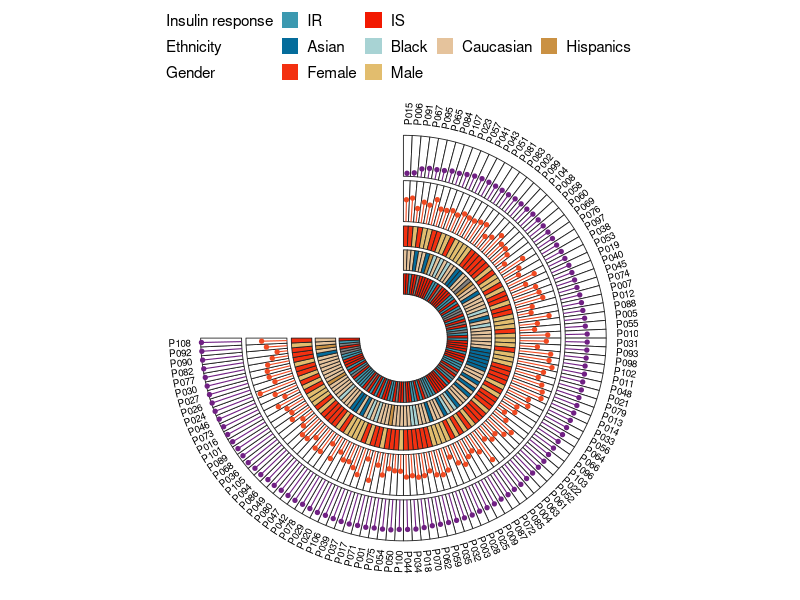
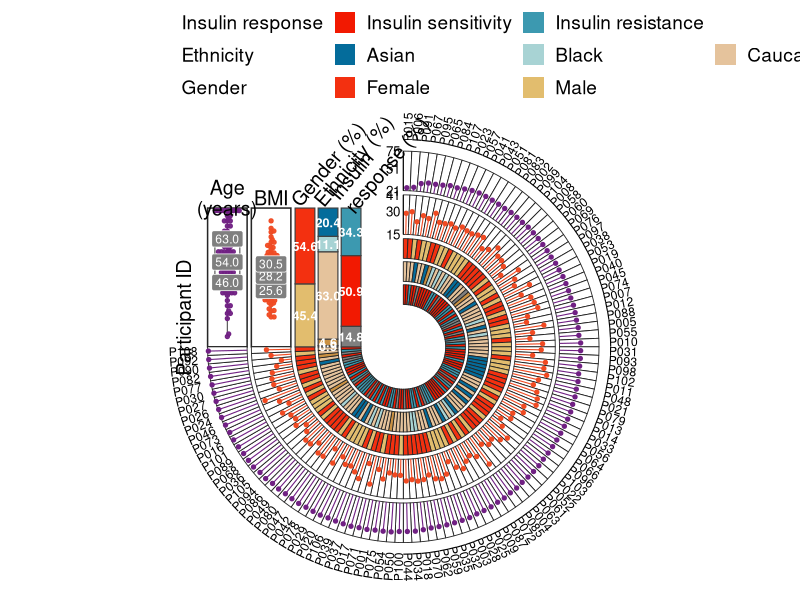
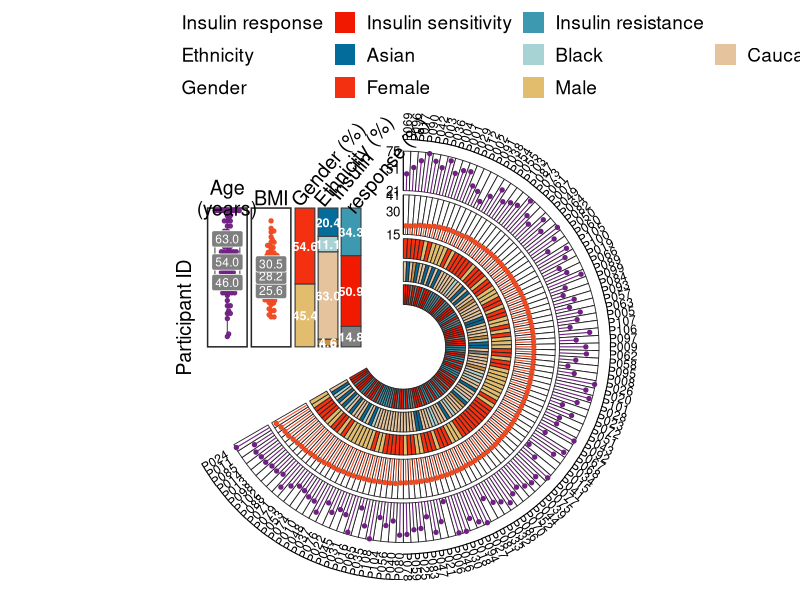

Generate these figures, in order, with R:
## ---- chunk 1
# Installing necessary packages
if (!requireNamespace("tidyverse", quietly = TRUE)) {
  install.packages("tidyverse")
}
if (!requireNamespace("ggbeeswarm", quietly = TRUE)) {
  install.packages("ggbeeswarm")
}

# Load packages
library(tidyverse)
library(ggbeeswarm)
## ---- chunk 2
set.seed(2026)
n <- 108
dat <- tibble(
  id = sprintf("P%03d", 1:n),
  age = round(pmin(pmax(rnorm(n, 56, 12), 21), 74)),
  bmi = round(pmin(pmax(rnorm(n, 28, 4), 15), 41), 1),
  iris = sample(c("IS", "IR", "Unknown"), n, TRUE, prob = c(.52, .33, .15)),
  ethnicity = sample(c("Asian", "Black", "Caucasian", "Hispanics", "Unknown"), n, TRUE,
                     prob = c(.20, .07, .66, .04, .03)),
  gender = sample(c("Female", "Male"), n, TRUE, prob = c(.52, .48))
)

head(dat)
## ---- chunk 3
numeric_tracks <- tribble(
  ~name,  ~column, ~title,          ~inner, ~outer, ~min, ~max, ~color,
  "Age",  "age",   "Age\n(years)",  3.32,   4.16,    21,   75,   "#702083",
  "BMI",  "bmi",   "BMI",           2.39,   3.23,    15,   41,   "#F04A22")

category_tracks <- tribble(
  ~name,               ~column,      ~title,                   ~inner, ~outer,
  "Insulin response",  "iris",       "Insulin\nresponse (%)",  0.90,   1.32,
  "Ethnicity",         "ethnicity",  "Ethnicity (%)",          1.39,   1.81,
  "Gender",            "gender",     "Gender (%)",             1.88,   2.30)

category_colors <- c(
  Female = "#F33010", Male = "#E2BD6E",
  Asian = "#046C9B", Black = "#A8D3D4", Caucasian = "#E5C39C", Hispanics = "#CA9143",
  Unknown = "#BDBDBD", IS = "#F21901", IR = "#3C99B0")

# Stacking order inside each proportion bar (bottom-to-top) and legend order
bar_order <- list(
  iris = c("Unknown", "IS", "IR"),
  ethnicity = c("Unknown", "Hispanics", "Caucasian", "Black", "Asian"),
  gender = c("Male", "Female"))
legend_order <- list(
  iris = c("IS", "IR"),
  ethnicity = c("Asian", "Black", "Caucasian", "Hispanics"),
  gender = c("Female", "Male"))

# Display names for short category codes, and the tick values of the axes
legend_labels <- c(IS = "Insulin sensitivity", IR = "Insulin resistance")
tick_values <- list(Age = c(21, 51, 75), BMI = c(15, 30, 41))
## ---- chunk 4
circular_annotation_plot <- function(data, id_col, sort_col,
                                     numeric_tracks, category_tracks,
                                     category_order = list(), legend_order = list(),
                                     category_colors = c(), legend_labels = c(),
                                     tick_values = list(), panel_height = 2.95,
                                     gap_degrees = 90, font_scale = 1,
                                     show_summary = TRUE, show_unknown = FALSE) {
  for (column in category_tracks$column) {
    data[[column]] <- coalesce(na_if(as.character(data[[column]]), ""), "Unknown")
  }
  data <- data |>
    arrange(.data[[sort_col]]) |>
    mutate(.i = row_number(),
           .step = (360 - gap_degrees) * pi / 180 / n(),
           .start = pi / 2 - (.i - 1) * .step,
           .end = pi / 2 - .i * .step,
           .angle = (.start + .end) / 2)

  sector_polygons <- function(inner, outer) {
    map_dfr(seq_len(nrow(data)), function(i) {
      a <- seq(data$.start[i], data$.end[i], length.out = 10)
      tibble(.i = i,
             x = c(outer * cos(a), inner * cos(rev(a))),
             y = c(outer * sin(a), inner * sin(rev(a))))
    })
  }
  numeric_rings <- map_dfr(seq_len(nrow(numeric_tracks)), function(i) {
    tb <- numeric_tracks[i, ]
    sector_polygons(tb$inner, tb$outer) |> mutate(.track = tb$name)
  })
  category_rings <- map_dfr(seq_len(nrow(category_tracks)), function(i) {
    tb <- category_tracks[i, ]
    sector_polygons(tb$inner, tb$outer) |>
      mutate(.track = tb$name, value = data[[tb$column]][.i])
  })

  all_values <- unique(category_rings$value)
  missing_values <- setdiff(all_values, names(category_colors))
  if (length(missing_values) > 0) {
    category_colors <- c(category_colors,
      rlang::set_names(scales::hue_pal()(length(missing_values)), missing_values))
  }
  key_colors <- category_rings |>
    distinct(.track, value) |>
    mutate(key = paste(.track, value, sep = "::"), color = unname(category_colors[value]))
  key_pal <- rlang::set_names(key_colors$color, key_colors$key)

  lollipops <- map_dfr(seq_len(nrow(numeric_tracks)), function(i) {
    tb <- numeric_tracks[i, ]
    r <- scales::rescale(data[[tb$column]], to = c(tb$inner, tb$outer), from = c(tb$min, tb$max))
    tibble(.track = tb$name,
           x0 = tb$inner * cos(data$.angle), y0 = tb$inner * sin(data$.angle),
           x1 = r * cos(data$.angle), y1 = r * sin(data$.angle))
  })

  # gap summary: numeric points/quartiles
  numeric_points <- map_dfr(seq_len(nrow(numeric_tracks)), function(i) {
    tb <- numeric_tracks[i, ]
    tibble(.track = tb$name, x = -(tb$inner + tb$outer) / 2,
           y = scales::rescale(data[[tb$column]], to = c(0, panel_height), from = c(tb$min, tb$max)))
  })
  quartiles <- map_dfr(seq_len(nrow(numeric_tracks)), function(i) {
    tb <- numeric_tracks[i, ]
    q <- quantile(data[[tb$column]], c(.25, .5, .75))
    tibble(x = rep(-(tb$inner + tb$outer) / 2, 3),
           y = scales::rescale(q, to = c(0, panel_height), from = c(tb$min, tb$max)),
           label = sprintf("%.1f", q))
  })
  panel_boxes <- numeric_tracks |>
    transmute(xmin = -outer, xmax = -inner, ymin = 0, ymax = panel_height, .track = name)

  bars <- map_dfr(seq_len(nrow(category_tracks)), function(i) {
    tb <- category_tracks[i, ]
    observed <- unique(data[[tb$column]])
    preferred <- category_order[[tb$column]]
    if (is.null(preferred)) preferred <- character()
    lv <- c(preferred[preferred %in% observed], sort(setdiff(observed, preferred)))
    tibble(value = factor(data[[tb$column]], levels = lv)) |>
      count(value, .drop = FALSE) |>
      mutate(fraction = n / sum(n),
             ymin = lag(cumsum(fraction * panel_height), default = 0),
             ymax = cumsum(fraction * panel_height),
             xmin = -tb$outer, xmax = -tb$inner,
             x = -(tb$inner + tb$outer) / 2, y = (ymin + ymax) / 2,
             .track = tb$name, key = paste(.track, value, sep = "::"))
  })

  outer_radius <- max(numeric_tracks$outer, category_tracks$outer) + 0.21
  sample_labels <- data |>
    mutate(x = outer_radius * cos(.angle), y = outer_radius * sin(.angle),
           text_angle = .angle * 180 / pi,
           flip = text_angle < -90,
           text_angle = if_else(flip, text_angle + 180, text_angle),
           hjust = if_else(flip, 1, 0))

  panel_titles <- bind_rows(
    numeric_tracks |> transmute(x = -(inner + outer) / 2, y = panel_height + .22,
                                label = title, angle = 0, hjust = .5),
    if (show_summary) category_tracks |> transmute(x = -outer, y = panel_height + .10,
                                label = title, angle = 50, hjust = 0))

  axis_labels <- map_dfr(seq_len(nrow(numeric_tracks)), function(i) {
    tb <- numeric_tracks[i, ]
    v <- tick_values[[tb$name]]
    if (is.null(v)) v <- round(seq(tb$min, tb$max, length.out = 3))
    tibble(label = v, y = scales::rescale(v, to = c(tb$inner, tb$outer), from = c(tb$min, tb$max)))
  })
  axis_lines <- numeric_tracks |> transmute(x = 0, xend = 0, y = inner, yend = outer)

  # legend table: one row per category track (header + items + spacers)
  legend_items <- map_dfr(seq_len(nrow(category_tracks)), function(i) {
    tb <- category_tracks[i, ]
    observed <- unique(data[[tb$column]])
    preferred <- legend_order[[tb$column]]
    if (is.null(preferred)) preferred <- character()
    ord <- c(preferred[preferred %in% observed], sort(setdiff(observed, preferred)))
    tibble(.track = tb$name, .track_no = i, value = ord,
           key = paste(.track, ord, sep = "::"))
  })
  if (!show_unknown) legend_items <- filter(legend_items, value != "Unknown")
  legend_items <- legend_items |> mutate(label = value)
  if (length(legend_labels) > 0) {
    hit <- legend_items$value %in% names(legend_labels)
    legend_items$label[hit] <- unname(legend_labels[legend_items$value[hit]])
  }
  legend_cols <- max(count(legend_items, .track_no)$n) + 1
  legend_table <- map_dfr(seq_len(nrow(category_tracks)), function(i) {
    tb <- category_tracks[i, ]
    items <- filter(legend_items, .track_no == i) |>
      transmute(.track_no, .track, value, key, label)
    hdr <- tibble(.track_no = i, .track = tb$name, value = NA_character_,
                  key = paste0(".h", i), label = tb$name)
    pad <- tibble(.track_no = rep(i, legend_cols - nrow(items) - 1),
                  .track = tb$name, value = NA_character_,
                  key = paste0(".s", i, "_", seq_len(legend_cols - nrow(items) - 1)), label = "")
    bind_rows(hdr, items, pad)
  })
  transparent <- legend_table$key[is.na(legend_table$value)]
  legend_pal <- c(key_pal, rlang::set_names(rep("#00000000", length(transparent)), transparent))

  p <- ggplot() +
    if (show_summary) geom_rect(data = panel_boxes, aes(xmin = xmin, xmax = xmax, ymin = ymin, ymax = ymax),
        fill = "white", colour = "grey15", linewidth = .52) else NULL
  p <- p +
    geom_polygon(data = numeric_rings, aes(x, y, group = interaction(.track, .i)),
                 fill = "white", colour = "grey15", linewidth = .30) +
    geom_polygon(data = category_rings, aes(x, y, group = interaction(.track, .i), fill = paste(.track, value, sep = "::")),
                 colour = "grey15", linewidth = .30) +
    scale_fill_manual(values = legend_pal,
                      limits = legend_table$key, breaks = legend_table$key,
                      labels = legend_table$label, name = NULL, drop = FALSE,
                      guide = guide_legend(nrow = nrow(category_tracks), byrow = TRUE,
                                           override.aes = list(colour = NA))) +
    geom_segment(data = lollipops, aes(x0, y0, xend = x1, yend = y1),
                 colour = lollipops$.track |> map_chr(~ numeric_tracks$color[numeric_tracks$name == .x]), linewidth = .38) +
    geom_point(data = lollipops, aes(x1, y1),
               colour = lollipops$.track |> map_chr(~ numeric_tracks$color[numeric_tracks$name == .x]), size = 1.15) +
    geom_text(data = sample_labels, aes(x, y, label = .data[[id_col]], angle = text_angle, hjust = hjust),
              size = 2.5 * font_scale) +
    if (show_summary) geom_boxplot(data = numeric_points, aes(x, y, group = .track),
        width = .53, outlier.shape = NA, fill = "white", colour = "grey35", linewidth = .40) else NULL
  p <- p +
    { if (show_summary) geom_beeswarm(data = numeric_points, aes(x, y, colour = .track, group = .track),
                  cex = 0.7, size = 1.15, alpha = .95, show.legend = FALSE) } +
    scale_colour_manual(values = rlang::set_names(numeric_tracks$color, numeric_tracks$name), guide = "none") +
    { if (show_summary) geom_label(data = quartiles, aes(x, y, label = label), fill = "grey50", colour = "white",
               linewidth = 0, size = 2.45 * font_scale) } +
    { if (show_summary) geom_rect(data = bars, aes(xmin = xmin, xmax = xmax, ymin = ymin, ymax = ymax, fill = key), colour = "grey25", linewidth = .40) } +
    { if (show_summary) geom_text(data = bars, aes(x, y, label = sprintf("%.1f", 100 * fraction)),
              colour = "white", fontface = "bold", size = 2.55 * font_scale) } +
    { if (show_summary) geom_segment(data = axis_lines, aes(x, y, xend = xend, yend = yend), linewidth = .34) } +
    { if (show_summary) geom_text(data = axis_labels, aes(x = -.07, y, label = label), hjust = 1, size = 2.7 * font_scale) } +
    { if (show_summary) geom_text(data = panel_titles, aes(x, y, label = label, angle = angle, hjust = hjust),
              lineheight = .88, size = 4 * font_scale) } +
    { if (show_summary) annotate("text", x = -max(numeric_tracks$outer) - .51, y = .62, label = "Participant ID",
             angle = 90, size = 4 * font_scale) } +
    coord_fixed(xlim = c(-outer_radius - .55, outer_radius + .41),
                ylim = c(-outer_radius - .31, outer_radius + .28), ratio = 1, clip = "off") +
    theme_void(base_size = 12 * font_scale) +
    theme(plot.margin = margin(8, 10, 8, 10), legend.position = "top",
          legend.justification = "left",
          legend.text = element_text(size = 11 * font_scale),
          legend.key.size = grid::unit(.45 * font_scale, "cm"))
  p
}
## ---- chunk 5
#| label: fig-1.1BasicCircular
#| fig-cap: "Basic circular multi-track sample annotation plot"
#| out.width: "90%"
#| warning: false
#| message: false
#| fig-width: 9.5
#| fig-height: 9.5

p1 <- circular_annotation_plot(dat, id_col = "id", sort_col = "age",
  numeric_tracks = numeric_tracks, category_tracks = category_tracks,
  category_colors = category_colors, show_summary = FALSE)
p1
## ---- chunk 6
#| label: fig-1.2FullCircular
#| fig-cap: "Circular annotation plot with summary panels in the gap"
#| out.width: "90%"
#| warning: false
#| message: false
#| fig-width: 10.4
#| fig-height: 11.2

p2 <- circular_annotation_plot(dat, id_col = "id", sort_col = "age",
  numeric_tracks = numeric_tracks, category_tracks = category_tracks,
  category_order = bar_order, legend_order = legend_order,
  category_colors = category_colors, legend_labels = legend_labels,
  tick_values = tick_values, font_scale = 1.25)
p2
## ---- chunk 7
#| label: fig-1.3CustomCircular
#| fig-cap: "Customized annotation plot: sorted by BMI with a 120-degree gap"
#| out.width: "90%"
#| warning: false
#| message: false
#| fig-width: 10.4
#| fig-height: 11.2

p3 <- circular_annotation_plot(dat, id_col = "id", sort_col = "bmi",
  numeric_tracks = numeric_tracks, category_tracks = category_tracks,
  category_order = bar_order, legend_order = legend_order,
  category_colors = category_colors, legend_labels = legend_labels,
  tick_values = tick_values, font_scale = 1.25, gap_degrees = 120)
p3
